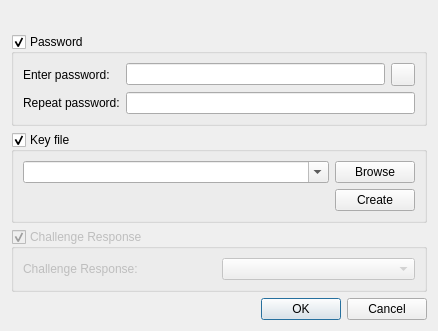
<?xml version="1.0" encoding="UTF-8"?>
<ui version="4.0">
 <class>ChangeMasterKeyWidget</class>
 <widget class="QWidget" name="ChangeMasterKeyWidget">
  <property name="geometry">
   <rect>
    <x>0</x>
    <y>0</y>
    <width>438</width>
    <height>249</height>
   </rect>
  </property>
  <layout class="QVBoxLayout" name="verticalLayout">
   <item>
    <widget class="QLabel" name="headlineLabel"/>
   </item>
   <item>
    <spacer name="verticalSpacer_2">
     <property name="orientation">
      <enum>Qt::Vertical</enum>
     </property>
     <property name="sizeType">
      <enum>QSizePolicy::Fixed</enum>
     </property>
     <property name="sizeHint" stdset="0">
      <size>
       <width>1</width>
       <height>3</height>
      </size>
     </property>
    </spacer>
   </item>
   <item>
    <widget class="QGroupBox" name="passwordGroup">
     <property name="title">
      <string>Password</string>
     </property>
     <property name="checkable">
      <bool>true</bool>
     </property>
     <property name="checked">
      <bool>true</bool>
     </property>
     <layout class="QFormLayout" name="formLayout">
      <item row="0" column="0">
       <widget class="QLabel" name="enterPasswordLabel">
        <property name="text">
         <string>Enter password:</string>
        </property>
       </widget>
      </item>
      <item row="0" column="1">
       <layout class="QHBoxLayout" name="horizontalLayout">
        <item>
         <widget class="PasswordEdit" name="enterPasswordEdit">
          <property name="echoMode">
           <enum>QLineEdit::Password</enum>
          </property>
         </widget>
        </item>
        <item>
         <widget class="QToolButton" name="togglePasswordButton">
          <property name="checkable">
           <bool>true</bool>
          </property>
         </widget>
        </item>
       </layout>
      </item>
      <item row="1" column="0">
       <widget class="QLabel" name="repeatPasswordLabel">
        <property name="text">
         <string>Repeat password:</string>
        </property>
       </widget>
      </item>
      <item row="1" column="1">
       <widget class="PasswordEdit" name="repeatPasswordEdit">
        <property name="echoMode">
         <enum>QLineEdit::Password</enum>
        </property>
       </widget>
      </item>
     </layout>
    </widget>
   </item>
   <item>
    <widget class="QGroupBox" name="keyFileGroup">
     <property name="title">
      <string>Key file</string>
     </property>
     <property name="checkable">
      <bool>true</bool>
     </property>
     <layout class="QGridLayout" name="gridLayout">
      <item row="0" column="2">
       <widget class="QPushButton" name="browseKeyFileButton">
        <property name="text">
         <string>Browse</string>
        </property>
       </widget>
      </item>
      <item row="1" column="2">
       <widget class="QPushButton" name="createKeyFileButton">
        <property name="text">
         <string>Create</string>
        </property>
       </widget>
      </item>
      <item row="0" column="1">
       <widget class="QComboBox" name="keyFileCombo">
        <property name="sizePolicy">
         <sizepolicy hsizetype="Expanding" vsizetype="Fixed">
          <horstretch>0</horstretch>
          <verstretch>0</verstretch>
         </sizepolicy>
        </property>
        <property name="editable">
         <bool>true</bool>
        </property>
       </widget>
      </item>
     </layout>
    </widget>
   </item>
   <item>
    <widget class="QGroupBox" name="challengeResponseGroup">
     <property name="enabled">
      <bool>false</bool>
     </property>
     <property name="title">
      <string>Challenge Response</string>
     </property>
     <property name="checkable">
      <bool>true</bool>
     </property>
     <layout class="QGridLayout" name="gridLayout_2">
      <item row="0" column="1">
       <widget class="QComboBox" name="challengeResponseCombo"/>
      </item>
      <item row="0" column="0">
       <widget class="QLabel" name="challengeResponseLabel">
        <property name="text">
         <string>Challenge Response:</string>
        </property>
       </widget>
      </item>
     </layout>
    </widget>
   </item>
   <item>
    <spacer name="verticalSpacer">
     <property name="orientation">
      <enum>Qt::Vertical</enum>
     </property>
     <property name="sizeHint" stdset="0">
      <size>
       <width>20</width>
       <height>40</height>
      </size>
     </property>
    </spacer>
   </item>
   <item>
    <widget class="QDialogButtonBox" name="buttonBox">
     <property name="standardButtons">
      <set>QDialogButtonBox::Cancel|QDialogButtonBox::Ok</set>
     </property>
    </widget>
   </item>
  </layout>
 </widget>
 <customwidgets>
  <customwidget>
   <class>PasswordEdit</class>
   <extends>QLineEdit</extends>
   <header>gui/PasswordEdit.h</header>
  </customwidget>
 </customwidgets>
 <tabstops>
  <tabstop>passwordGroup</tabstop>
  <tabstop>enterPasswordEdit</tabstop>
  <tabstop>togglePasswordButton</tabstop>
  <tabstop>repeatPasswordEdit</tabstop>
  <tabstop>keyFileGroup</tabstop>
  <tabstop>keyFileCombo</tabstop>
  <tabstop>browseKeyFileButton</tabstop>
  <tabstop>createKeyFileButton</tabstop>
  <tabstop>buttonBox</tabstop>
 </tabstops>
 <resources/>
 <connections/>
</ui>
